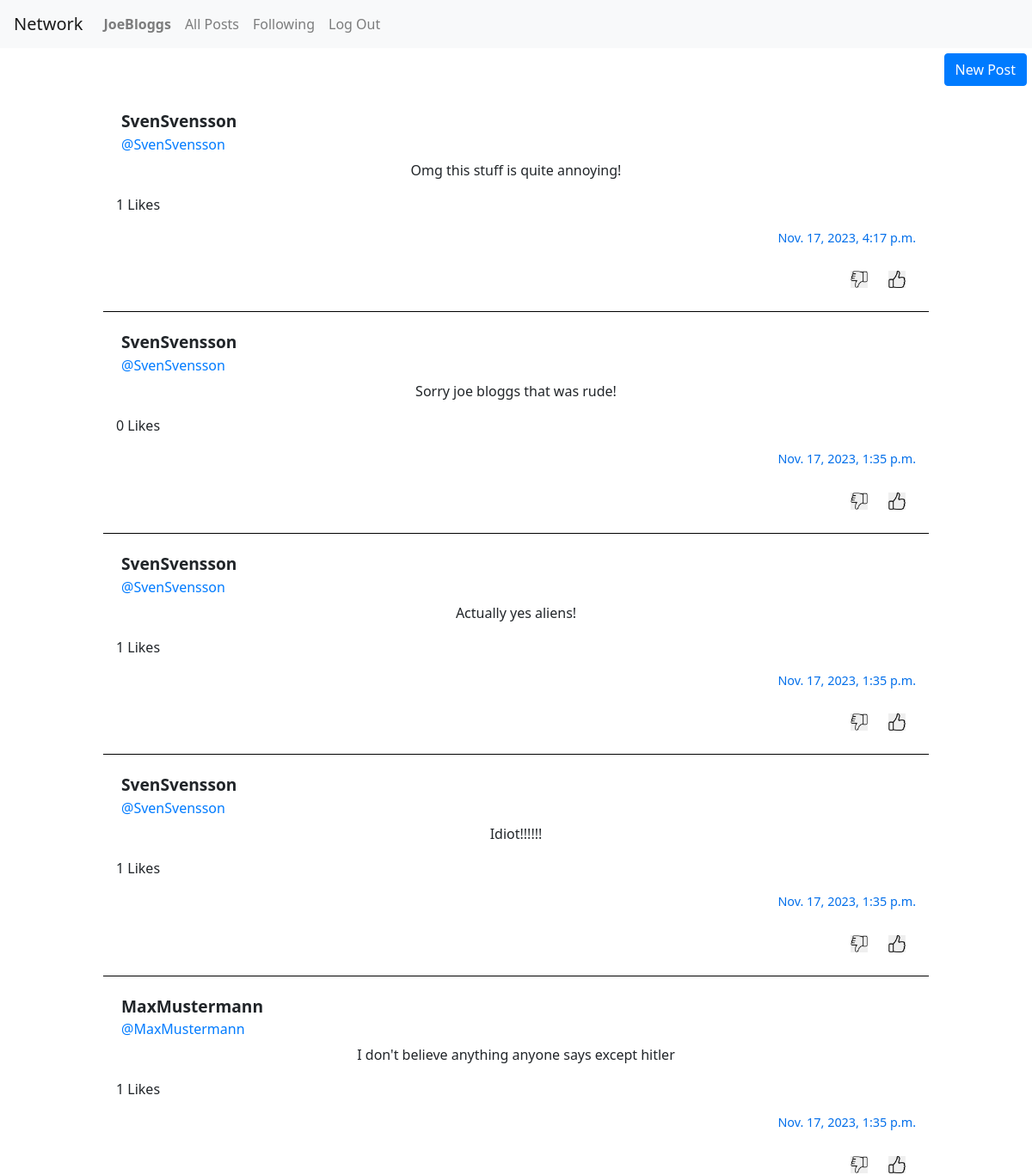
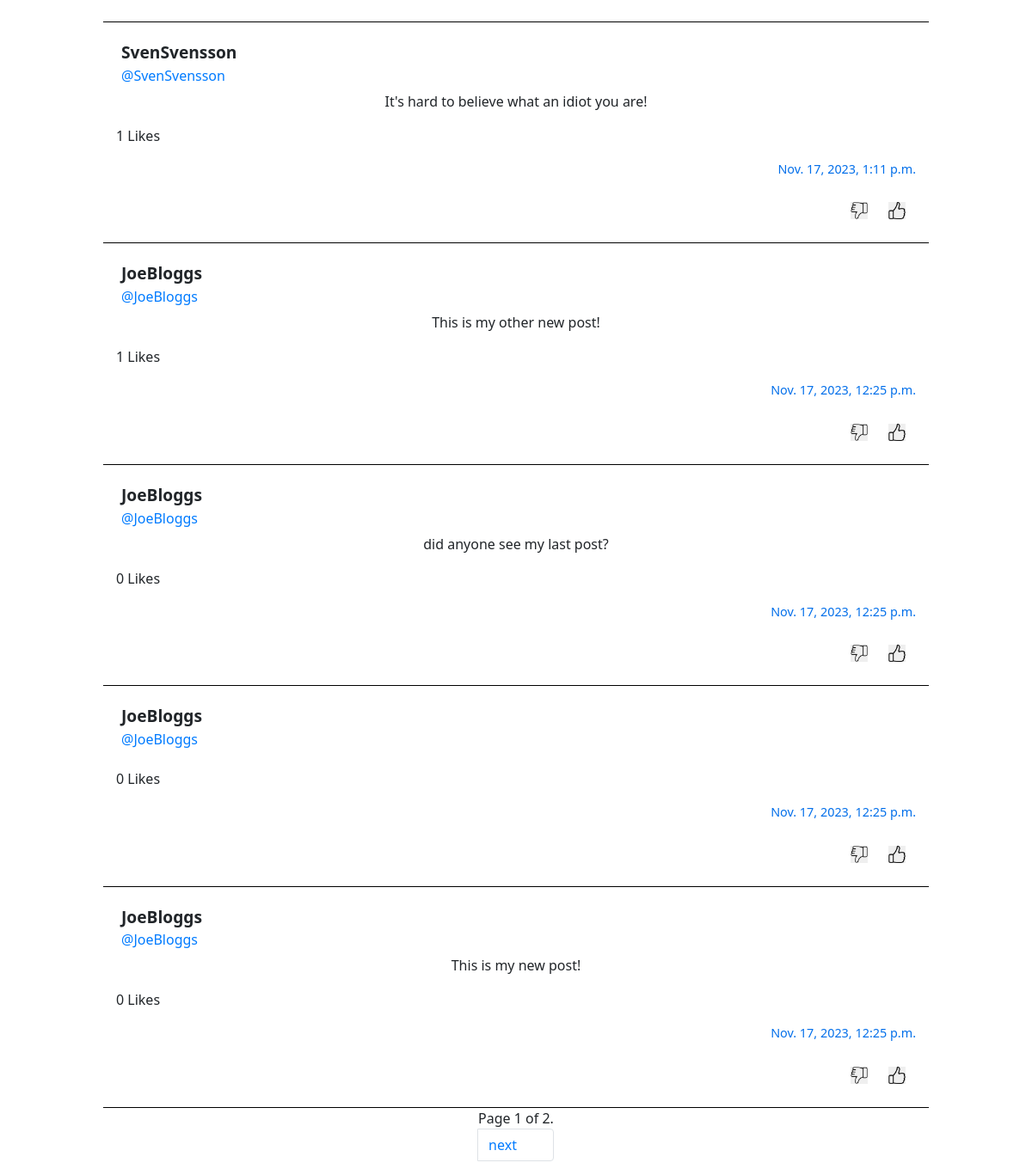
The page / (signed in) on the database its author committed (2 pictures, top to bottom).
### network/models.py (models this page shows)
class User(AbstractUser):
    following = models.ManyToManyField("self", symmetrical=False, blank=True,related_name="followers")

class Post(models.Model):
    user = models.ForeignKey("User", on_delete=models.CASCADE, related_name="posts")
    body = models.TextField(blank=True)
    timestamp = models.DateTimeField(auto_now_add=True)
    likes = models.ManyToManyField("User", blank=True, related_name="liked_posts")

### network/views.py (the view)
# urls.py: path("", views.index, name="index"),
def index(request):
        if request.user.is_authenticated:
            current_user = request.user
            current_user_likes = Post.objects.filter(likes = current_user)
            posts = Post.objects.all().order_by('-timestamp')
            paginator = Paginator(posts, 10) # 10 posts per page
            page_number = request.GET.get('page')
            page_obj = paginator.get_page(page_number)
            return render(request, "network/index.html", {
                "page_obj": page_obj,
                "current_user": current_user,
                "current_user_likes": current_user_likes
            })
        else:
            return render(request, "network/index.html")

### network/templates/network/index.html (shortened to what this page needs)
{% extends "network/layout.html" %}
{% load static %}
{% block body %}
   {% if user.is_authenticated %}
   <div class="button-container" id="new-post">
    <button type="button" class="btn btn-primary" id="new-post-button">New Post</button>
   </div>
    {% endif %}
    {% for post in page_obj %}
        <div id="{{ post.id }}" class="post-container">
            <div class="post-header">
                <div class="user-header">
                    <strong class="post-username">{{ post.user }}</strong>
                <a class="nav-link active user-profile" href="/profile/{{ post.user }}">@{{ post.user }}</a>
                </div>
            </div>
            <p id="post-body" class="post-body">{{ post.body }}
            </p>
            <p id="post-likes" class="post-likes">{{ post.likes.count }} Likes</p>
            <p class="post-timestamp">{{ post.timestamp }}</p>
            <div class="button-container">
                <div class="individual-button">
                    <button class="unlike-post-button">
                        <img class="icon" src="{% static 'network/unlike.png' %}">
                    </button>
                </div>
                <div class="individual-button">
                    <button type="button" class="like-post-button">
                        <img class="icon" src="{% static 'network/like.png' %}">
                    </button>
                </div>
             </div>
        </div>
    {% endfor %}
    <ul class="pagination">
        <span class="current">
            Page {{ page_obj.number }} of {{ page_obj.paginator.num_pages }}.
        </span>
            {% if page_obj.has_next %}
            <li class="page-item">
                <a class="page-link" href="?page={{ page_obj.next_page_number }}">next</a>
            </li>
            {% endif %}
    </ul>
{% endblock %}

### network/templates/network/layout.html (shortened to what this page needs)
{% load static %}
<!DOCTYPE html>
<html lang="en">
    <head>
        <link rel="stylesheet" href="https://stackpath.bootstrapcdn.com/bootstrap/4.4.1/css/bootstrap.min.css">
        <link href="{% static 'network/styles.css' %}" rel="stylesheet">
    </head>
    <body>
        <nav class="navbar navbar-expand-lg navbar-light bg-light">
            <a class="navbar-brand" href="#">Network</a>
            <div>
              <ul class="navbar-nav mr-auto">
                {% if user.is_authenticated %}
                    <li class="nav-item">
                        <a class="nav-link" href="#"><strong id="current-user-username">{{ user.username }}</strong></a>
                    </li>
                {% endif %}
                <li class="nav-item">
                  <a class="nav-link" href="{% url 'index' %}">All Posts</a>
                </li>
                {% if user.is_authenticated %}
                    <li class="nav-item">
                        <a class="nav-link" href="{% url 'following' %}">Following</a>
                    </li>
                    <li class="nav-item">
                        <a class="nav-link" href="{% url 'logout' %}">Log Out</a>
                    </li>
                {% endif %}
              </ul>
            </div>
          </nav>
            {% block body %}
            {% endblock %}
    </body>
</html>

### network/static/network/styles.css (style rules this page uses)
* { display: flex; flex-direction: column; margin: 0; padding: 0; box-sizing: border-box; font-family: 'Segoe UI', Tahoma, Geneva, Verdana, sans-serif; }
body { display: flex; align-items: center; flex-direction:column; height: 100%; width: -webkit-fill-available; }
.navbar { width: -webkit-fill-available; }
.post-container { display: flex; flex-direction: column; width: 80%; align-self: center; padding: 15px; border-bottom: solid 0.5px black; }
.button-container { align-items: flex-start; flex-direction: row; align-self: flex-end; }
.user-profile { padding: 0; }
.user-header { flex-direction: column; margin: 0.5vw; }
.post-body { text-align: center; font-family: 'Segoe UI', Tahoma, Geneva, Verdana, sans-serif; }
.post-header { display: flex; flex-direction: row; }
.post-username { font-size:larger; }
.post-timestamp { text-align: end; font-size: 0.9em; color:rgb(3, 111, 234); }
#new-post-button { margin:0.5vw; }
.like-post-button { border: none; margin: 1vw; }
.unlike-post-button { border: none; margin: 1vw; }
.icon { width:20px; height:20px; }

### rows shown on the page
User: username "JoeBloggs"
Post: user "SvenSvensson", body "Omg this stuff is quite annoying!", likes.count "1", timestamp "Nov. 17, 2023, 4:17 p.m."
Post: user "SvenSvensson", body "Sorry joe bloggs that was rude!", likes.count "0", timestamp "Nov. 17, 2023, 1:35 p.m."
Post: user "SvenSvensson", body "Actually yes aliens!", likes.count "1", timestamp "Nov. 17, 2023, 1:35 p.m."
Post: user "SvenSvensson", body "Idiot!!!!!!", likes.count "1", timestamp "Nov. 17, 2023, 1:35 p.m."
Post: user "MaxMustermann", body "I don't believe anything anyone says except hitler", likes.count "1", timestamp "Nov. 17, 2023, 1:35 p.m."
Post: user "SvenSvensson", body "It's hard to believe what an idiot you are!", likes.count "1", timestamp "Nov. 17, 2023, 1:11 p.m."
Post: user "JoeBloggs", body "This is my other new post!", likes.count "1", timestamp "Nov. 17, 2023, 12:25 p.m."
Post: user "JoeBloggs", body "did anyone see my last post?", likes.count "0", timestamp "Nov. 17, 2023, 12:25 p.m."
Post: user "JoeBloggs", likes.count "0", timestamp "Nov. 17, 2023, 12:25 p.m."
Post: user "JoeBloggs", body "This is my new post!", likes.count "0", timestamp "Nov. 17, 2023, 12:25 p.m."

### other values the page prints
{{ page_obj.number }} "1"
{{ page_obj.paginator.num_pages }} "2"
